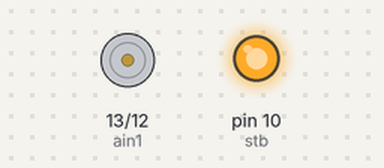
Simulated run of this sketch. Board: Arduino Pro Mini, built with avr-gcc and run on an emulated ATmega328P. Parts: motor-driver pin pairs drawn as motors (green arrow = first pin HIGH = forward, orange = second pin HIGH = backward, longer = more drive, scaled by the enable pin), output pins drawn as LEDs (lit = HIGH).

Above: at 0.1 s.
At 7.95 s:
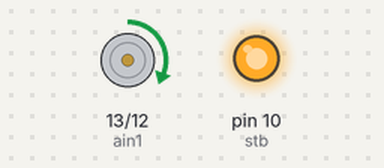
At 15.7 s:
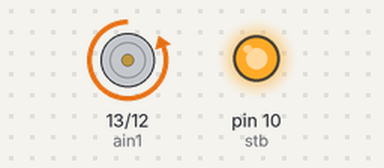
At 31.4 s:
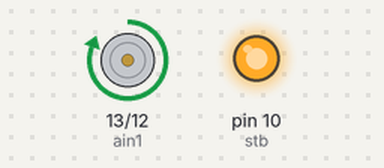
Timing chart, 0 to 40.0 s (numbered marks = the images above):
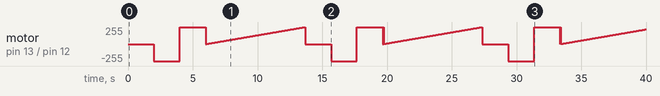

The sketch:

tb6612fng.ino
```cpp
//Info diver
//http://papcodientu.com/store/motor-driver-tb6612.html
//Info PWM
//https://www.arduino.cc/en/Tutorial/PWM

//Set board to: arduino pro or pro mini 5V

int pwm = 9;
int ain1 = 13;
int ain2 = 12;
int stb = 10;
//Connect +5 to STB and VCC
//Connect VM to battery
//Connect all the ground


void setup() {
  // initialize the digital pin as an output.
  pinMode(pwm, OUTPUT);
  pinMode(ain1, OUTPUT);
  pinMode(ain2, OUTPUT);
  pinMode(stb, OUTPUT);
  digitalWrite(stb, HIGH);
}

void loop() {

  //Stop
  digitalWrite(pwm, HIGH);   // set the LED on
  digitalWrite(ain1, HIGH);   // set the LED on
  digitalWrite(ain2, HIGH);   // set the LED on
  delay(2000);

  //Forward
  digitalWrite(pwm, HIGH);   // set the LED on
  digitalWrite(ain1, LOW);   // set the LED on
  digitalWrite(ain2, HIGH);   // set the LED on
  delay(2000);

  //Back
  digitalWrite(pwm, HIGH);   // set the LED on
  digitalWrite(ain1, HIGH);   // set the LED on
  digitalWrite(ain2, LOW);   // set the LED on
  delay(2000);

  //Acceleration
  for(int i=0;i<256;i++) {
    analogWrite(pwm,i);
    delay(30);
  }


}
```
